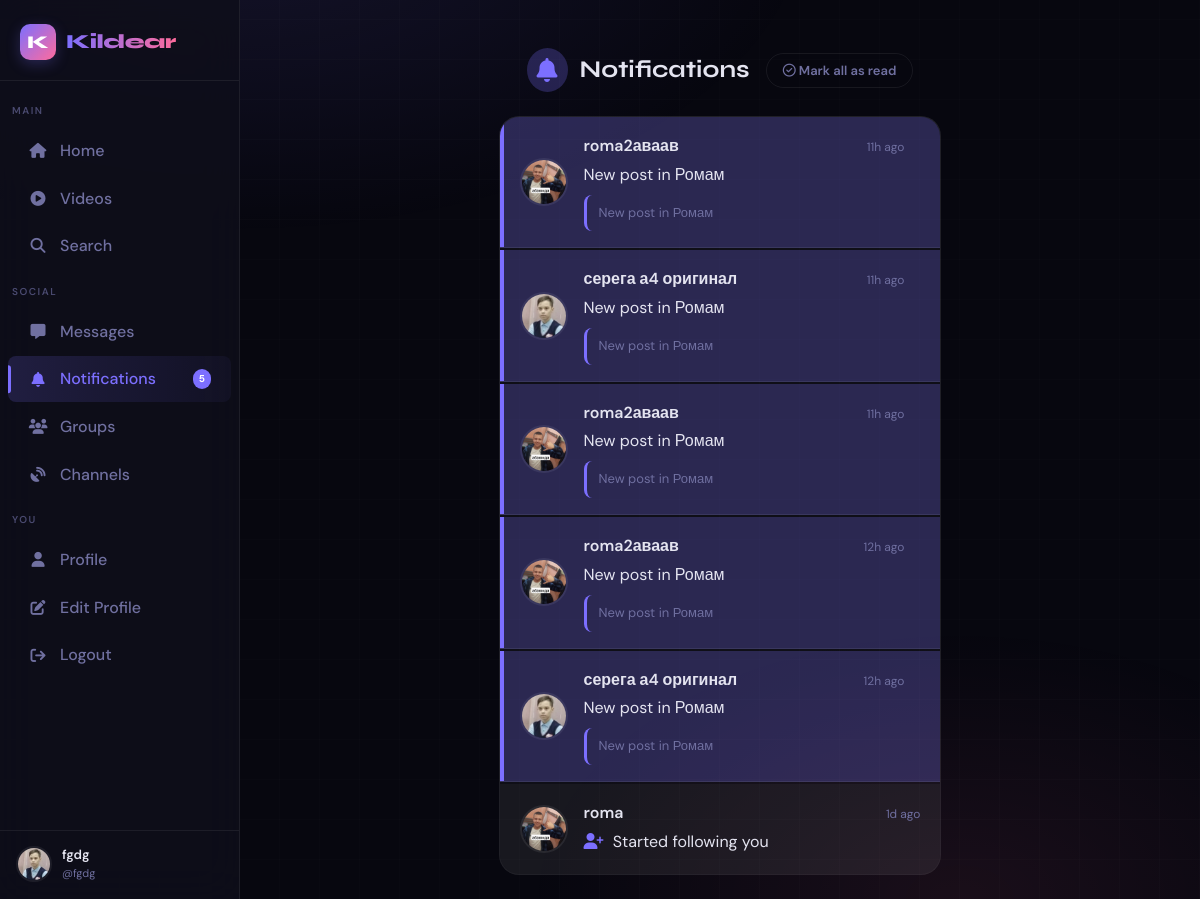
The app's page /notifications (signed in), older data.
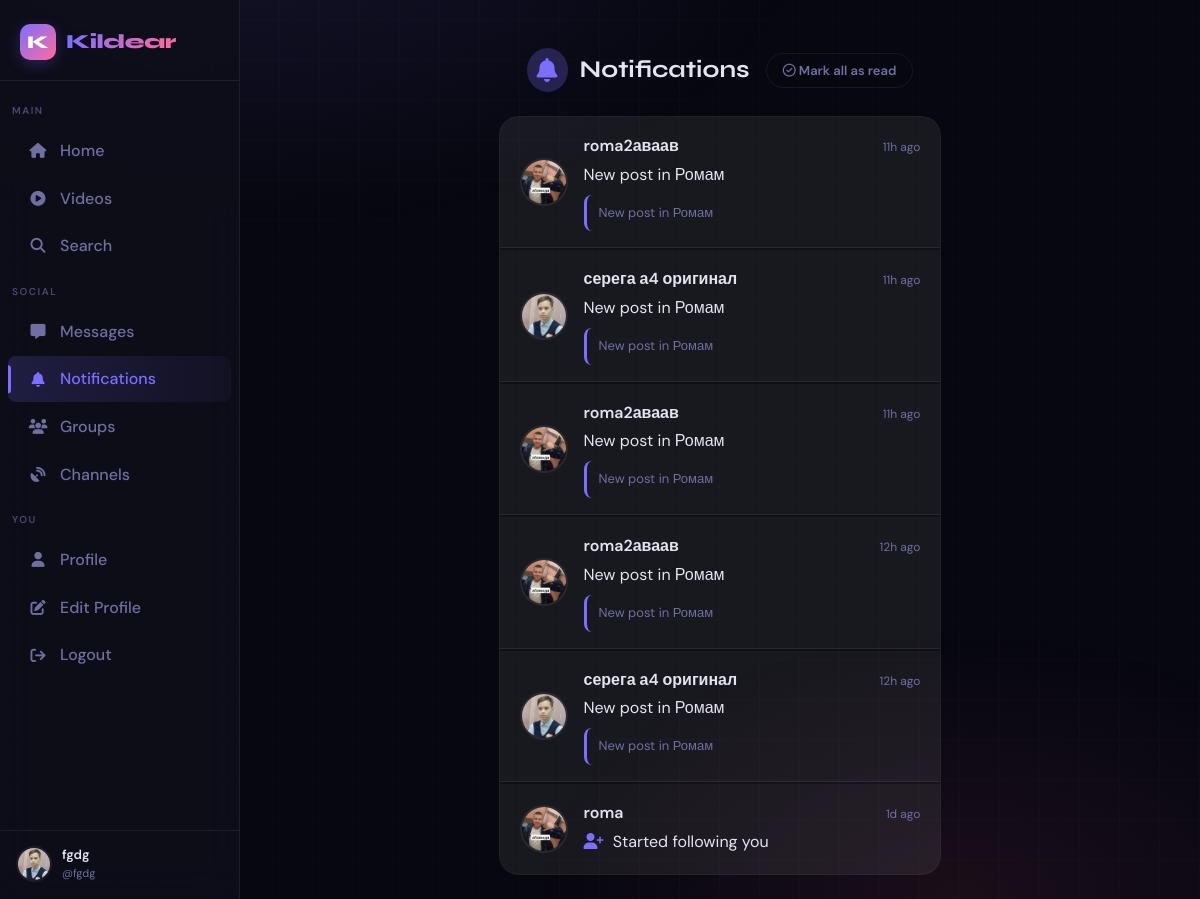
The same page, newer data.
### app.py (models this page shows, shortened)
class User(UserMixin, db.Model):
    id              = db.Column(db.Integer, primary_key=True)
    username        = db.Column(db.String(40), unique=True, nullable=False)
    email           = db.Column(db.String(120), unique=True, nullable=False)
    password_hash   = db.Column(db.String(256), nullable=False)
    display_name    = db.Column(db.String(60), default="")
    bio             = db.Column(db.String(500), default="")
    avatar          = db.Column(db.String(300), default="/static/default_avatar.png")
    cover_photo     = db.Column(db.String(300), default="")
    website         = db.Column(db.String(200), default="")
    location        = db.Column(db.String(100), default="")
    accent_color    = db.Column(db.String(7), default="#6c63ff")
    is_private      = db.Column(db.Boolean, default=False)
    is_verified     = db.Column(db.Boolean, default=False)
    is_banned       = db.Column(db.Boolean, default=False)
    is_admin        = db.Column(db.Boolean, default=False)
    is_online       = db.Column(db.Boolean, default=False)
    last_seen       = db.Column(db.DateTime, default=datetime.utcnow)
    created_at      = db.Column(db.DateTime, default=datetime.utcnow)
    two_factor_enabled = db.Column(db.Boolean, default=False)
    two_factor_secret  = db.Column(db.String(32), nullable=True)
    failed_logins   = db.Column(db.Integer, default=0)
    locked_until    = db.Column(db.DateTime, nullable=True)
    posts          = db.relationship("Post", backref="author", lazy="dynamic",
                                     foreign_keys="Post.user_id")
    sent_msgs      = db.relationship("Message", backref="sender", lazy="dynamic",
                                     foreign_keys="Message.sender_id")
    recv_msgs      = db.relationship("Message", backref="receiver", lazy="dynamic",
                                     foreign_keys="Message.receiver_id")
    notifications  = db.relationship("Notification", backref="recipient", lazy="dynamic",
                                     foreign_keys="Notification.user_id")
    comments       = db.relationship("Comment", backref="author", lazy="dynamic")
    owned_groups   = db.relationship("Group", backref="owner", lazy="dynamic")
    owned_channels = db.relationship("Channel", backref="owner", lazy="dynamic")
    login_history  = db.relationship("LoginHistory", backref="user", lazy="dynamic")
    blocked_users = db.relationship(
        "User", secondary=blocks,
        primaryjoin=blocks.c.blocker_id == id,
        secondaryjoin=blocks.c.blocked_id == id,
        backref=db.backref("blocked_by", lazy="dynamic"),
        lazy="dynamic",
    )
    following = db.relationship(
        "User", secondary=follows,
        primaryjoin=follows.c.follower_id == id,
        secondaryjoin=follows.c.followed_id == id,
        backref=db.backref("followers", lazy="dynamic"),
        lazy="dynamic",
    )

class Notification(db.Model):
    id           = db.Column(db.Integer, primary_key=True)
    user_id      = db.Column(db.Integer, db.ForeignKey("user.id"), nullable=False)
    from_user_id = db.Column(db.Integer, db.ForeignKey("user.id"), nullable=True)
    type         = db.Column(db.String(30), nullable=False)
    post_id      = db.Column(db.Integer, db.ForeignKey("post.id"), nullable=True)
    call_id      = db.Column(db.Integer, db.ForeignKey("call.id"), nullable=True)
    text         = db.Column(db.String(300), default="")
    is_read      = db.Column(db.Boolean, default=False)
    created_at   = db.Column(db.DateTime, default=datetime.utcnow)
    from_user = db.relationship("User", foreign_keys=[from_user_id])
    call      = db.relationship("Call", foreign_keys=[call_id])

### app.py (the view)
@app.route("/notifications")
@login_required
def notifications():
    notifs = Notification.query.filter_by(user_id=current_user.id)\
                               .order_by(Notification.created_at.desc()).limit(50).all()
    Notification.query.filter_by(user_id=current_user.id, is_read=False)\
                      .update({"is_read": True})
    db.session.commit()
    return render_template("notifications.html", notifs=notifs)

### app.py (called while the page is built, shortened)
def _get_client_ip() -> str:
    forwarded = request.headers.get('X-Forwarded-For', '')
    real_ip = request.headers.get('X-Real-IP', '')
    if real_ip:
        try:
            ip_address(real_ip)
            return real_ip
        except (ValueError, AddressValueError):
            pass
    return request.remote_addr or '0.0.0.0'

@app.before_request
def before_request_hook():
    ip = _get_client_ip()
    g.client_ip = ip
    security.track_concurrent(ip, +1)
    allowed, status = security.process_request(request)

def notification_link(notif):
    if notif.type in ('like', 'comment', 'mention') and notif.post_id:
        return url_for('view_post', post_id=notif.post_id)
    if notif.type == 'follow' and notif.from_user:
        return url_for('profile', username=notif.from_user.username)
    if notif.type in ('missed_call', 'incoming_call', 'voice_message') and notif.from_user:
        return url_for('chat', username=notif.from_user.username)
    return '#'

@login_mgr.user_loader
def load_user(user_id):
    return db.session.get(User, int(user_id))

    def _is_trusted(self, ip_str: str) -> bool:
        try:
            addr = ip_address(ip_str)
            return any(addr in net for net in self.TRUSTED_NETWORKS)
        except (ValueError, AddressValueError):
            return False

    def track_concurrent(self, ip: str, delta: int):
        self._concurrent[ip] += delta
        if self._concurrent[ip] > 50:
            self._temp_ban(ip, f"connection flood ({self._concurrent[ip]} concurrent)")

    def process_request(self, req) -> tuple[bool, int]:
        ip = _get_client_ip()
        if self._is_trusted(ip):
            return True, 200

### templates/notifications.html (shortened to what this page needs)
{% extends "base.html" %}
{% block content %}
<div class="notifications-page">
  <div class="page-header">
    <h1 class="page-title">
      <i class="fa-solid fa-bell"></i>
      Notifications
    </h1>
    {% if notifs %}
    <button class="mark-read-btn" onclick="markAllAsRead()">
      <i class="fa-regular fa-circle-check"></i> Mark all as read
    </button>
    {% endif %}
  </div>
  {% if notifs %}
  <div class="notifications-list">
    {% for notif in notifs %}
    <a href="{{ notification_link(notif) }}"
       class="notification-item {% if not notif.is_read %}unread{% endif %}"
       data-notif-id="{{ notif.id }}"
       onclick="markAsRead({{ notif.id }})">
      {% set icon_class = {
        'like': 'icon-like fa-heart',
        'follow': 'icon-follow fa-user-plus',
        'comment': 'icon-comment fa-comment',
        'mention': 'icon-mention fa-at',
        'system': 'icon-system fa-bell'
      } %}
      {% set icon_info = icon_class[notif.type] or 'icon-system fa-bell' %}
      {% set icon_parts = icon_info.split(' ') %}
      {% if notif.from_user %}
      <img src="{{ notif.from_user.avatar }}" class="notification-avatar" alt="@{{ notif.from_user.username }}">
      {% else %}
      <div class="notification-icon {{ icon_parts[0] }}">
        <i class="fa-solid {{ icon_parts[1] }}"></i>
      </div>
      {% endif %}
      <div class="notification-content">
        <div class="notification-header">
          <span class="notification-username">
            {% if notif.from_user %}
              {{ notif.from_user.display_name or notif.from_user.username }}
            {% else %}
              Kildear System
            {% endif %}
          </span>
          <span class="notification-time" data-time="{{ notif.created_at.isoformat() }}">
          </span>
        </div>
        <div class="notification-text">
          {% if notif.type == 'like' %}
            <i class="fa-solid fa-heart" style="color:#ff6b9d; margin-right:5px;"></i>
            Liked your post
          {% elif notif.type == 'follow' %}
            <i class="fa-solid fa-user-plus" style="color:var(--primary); margin-right:5px;"></i>
            Started following you
          {% elif notif.type == 'comment' %}
            <i class="fa-solid fa-comment" style="color:#4caf50; margin-right:5px;"></i>
            Commented on your post
          {% elif notif.type == 'mention' %}
            <i class="fa-solid fa-at" style="color:#ffc107; margin-right:5px;"></i>
            Mentioned you in a post
          {% else %}
            {{ notif.text or 'New notification' }}
          {% endif %}
        </div>
        {% if notif.text and notif.type not in ['like', 'follow', 'comment', 'mention'] %}
        <div class="notification-post-preview">
          {{ notif.text }}
        </div>
        {% endif %}
      </div>
    </a>
    {% endfor %}
  </div>
  {% endif %}
</div>
{% endblock %}

### templates/base.html (shortened to what this page needs)
<!DOCTYPE html>
<html lang="en" data-theme="dark">
<head>
  <link rel="stylesheet" href="https://cdnjs.cloudflare.com/ajax/libs/font-awesome/6.5.0/css/all.min.css"/>
</head>
<body>
<nav class="sidebar" id="sidebar">
  <a href="{{ url_for('index') }}" class="sidebar-logo">
    <div class="logo-mark">K</div>
    <span class="logo-text">Kildear</span>
  </a>
  <span class="nav-section">Main</span>
  <a href="{{ url_for('index') }}"
     class="nav-item {% if request.endpoint == 'index' %}active{% endif %}">
    <i class="fa-solid fa-house"></i> Home
  </a>
  <a href="{{ url_for('video_feed') }}"
     class="nav-item {% if request.endpoint == 'video_feed' %}active{% endif %}">
    <i class="fa-solid fa-play-circle"></i> Videos
  </a>
  <a href="{{ url_for('search') }}"
     class="nav-item {% if request.endpoint == 'search' %}active{% endif %}">
    <i class="fa-solid fa-magnifying-glass"></i> Search
  </a>
  <span class="nav-section">Social</span>
  <a href="{{ url_for('chat_list') }}"
     class="nav-item {% if 'chat' in request.endpoint %}active{% endif %}">
    <i class="fa-solid fa-message"></i> Messages
  </a>
  <a href="{{ url_for('notifications') }}"
     class="nav-item {% if request.endpoint == 'notifications' %}active{% endif %}">
    <i class="fa-solid fa-bell"></i> Notifications
    {% if notif_count > 0 %}
      <span class="nav-badge">{{ notif_count }}</span>
    {% endif %}
  </a>
  <a href="{{ url_for('groups') }}"
     class="nav-item {% if 'group' in request.endpoint %}active{% endif %}">
    <i class="fa-solid fa-users"></i> Groups
  </a>
  <a href="{{ url_for('channels') }}"
     class="nav-item {% if 'channel' in request.endpoint %}active{% endif %}">
    <i class="fa-solid fa-satellite-dish"></i> Channels
  </a>
  {% if current_user.is_authenticated %}
  <span class="nav-section">You</span>
  <a href="{{ url_for('profile', username=current_user.username) }}"
     class="nav-item {% if request.endpoint == 'profile' and request.view_args.get('username') == current_user.username %}active{% endif %}">
    <i class="fa-solid fa-user"></i> Profile
  </a>
  <a href="{{ url_for('edit_profile') }}"
     class="nav-item {% if request.endpoint == 'edit_profile' %}active{% endif %}">
    <i class="fa-solid fa-pen-to-square"></i> Edit Profile
  </a>
  <a href="{{ url_for('logout') }}" class="nav-item">
    <i class="fa-solid fa-arrow-right-from-bracket"></i> Logout
  </a>
  <div class="sidebar-user">
    <img src="{{ current_user.avatar }}" alt="" class="avatar"/>
    <div class="sidebar-user-info">
      <div class="name truncate">{{ current_user.display_name or current_user.username }}</div>
      <div class="handle">@{{ current_user.username }}</div>
    </div>
  </div>
  {% endif %}
</nav>
<div class="app-shell">
  <div class="main-content">
    {% block content %}{% endblock %}
  </div>
</div>
</body>
</html>

### templates/notifications.html (style rules this page uses)
.notifications-page { max-width: 680px; margin: 0 auto; padding: 24px 16px; }
.page-header { display: flex; align-items: center; justify-content: space-between; margin-bottom: 24px; }
.page-title { font-family: var(--font-head); font-size: 24px; font-weight: 700; display: flex; align-items: center; gap: 12px; }
.page-title i { color: var(--primary); background: var(--primary-glow); padding: 10px; border-radius: 50%; }
.mark-read-btn { background: none; border: 1px solid var(--border); color: var(--text-muted); padding: 8px 16px; border-radius: 99px; font-size: 13px; font-weight: 600; cursor: pointer; transition: all 0.2s; }
.notifications-list { display: flex; flex-direction: column; gap: 2px; background: var(--card); border: 1px solid var(--border); border-radius: var(--radius-lg); overflow: hidden; }
.notification-item { display: flex; align-items: center; gap: 16px; padding: 16px 20px; background: var(--card); transition: background 0.2s; border-bottom: 1px solid var(--border); text-decoration: none; color: inherit; }
.notification-item:last-child { border-bottom: none; }
.notification-content { flex: 1; min-width: 0; }
.notification-header { display: flex; align-items: baseline; justify-content: space-between; margin-bottom: 4px; }
.notification-username { font-weight: 600; color: var(--text); }
.notification-time { font-size: 12px; color: var(--text-muted); }
.notification-text { color: var(--text); margin-bottom: 4px; line-height: 1.5; word-wrap: break-word; }
.notification-post-preview { font-size: 13px; color: var(--text-muted); background: var(--hover-bg); padding: 8px 12px; border-radius: 8px; margin-top: 8px; border-left: 3px solid var(--primary); white-space: nowrap; overflow: hidden; text-overflow: ellipsis; }
.notification-avatar { width: 48px; height: 48px; border-radius: 50%; object-fit: cover; border: 2px solid var(--border); flex-shrink: 0; }
.notification-item { animation: slideIn 0.3s ease; }

Row changes from the older to the newer data that the page shows:
changed Notification (number 1 of 6 on the later page): is_read False → True (drawn)
changed Notification (number 2 of 6 on the later page): is_read False → True (drawn)
changed Notification (number 3 of 6 on the later page): is_read False → True (drawn)
changed Notification (number 4 of 6 on the later page): is_read False → True (drawn)
changed Notification (number 5 of 6 on the later page): is_read False → True (drawn)
Text that changed along with them:
{{ notif_count }}: "5" → (not shown)
